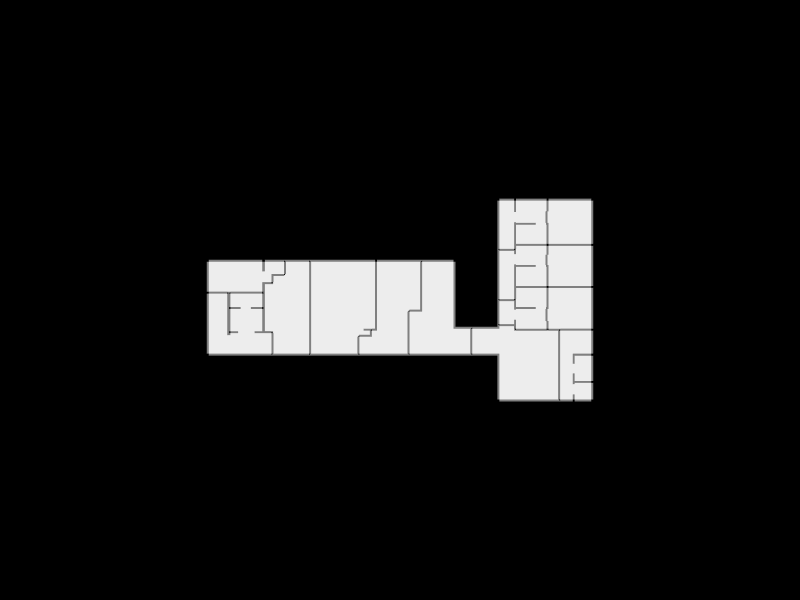

The notebook cell this image was saved under:
### Code cell
Topology.Show(face_groups,
              faceOpacity=1,
              showEdges=True,
              edgeWidth=8,
              edgeColor="grey",
              camera=[0, 0, 6],
              backgroundColor="black",
              width=800, height=600,
              renderer=renderer)
